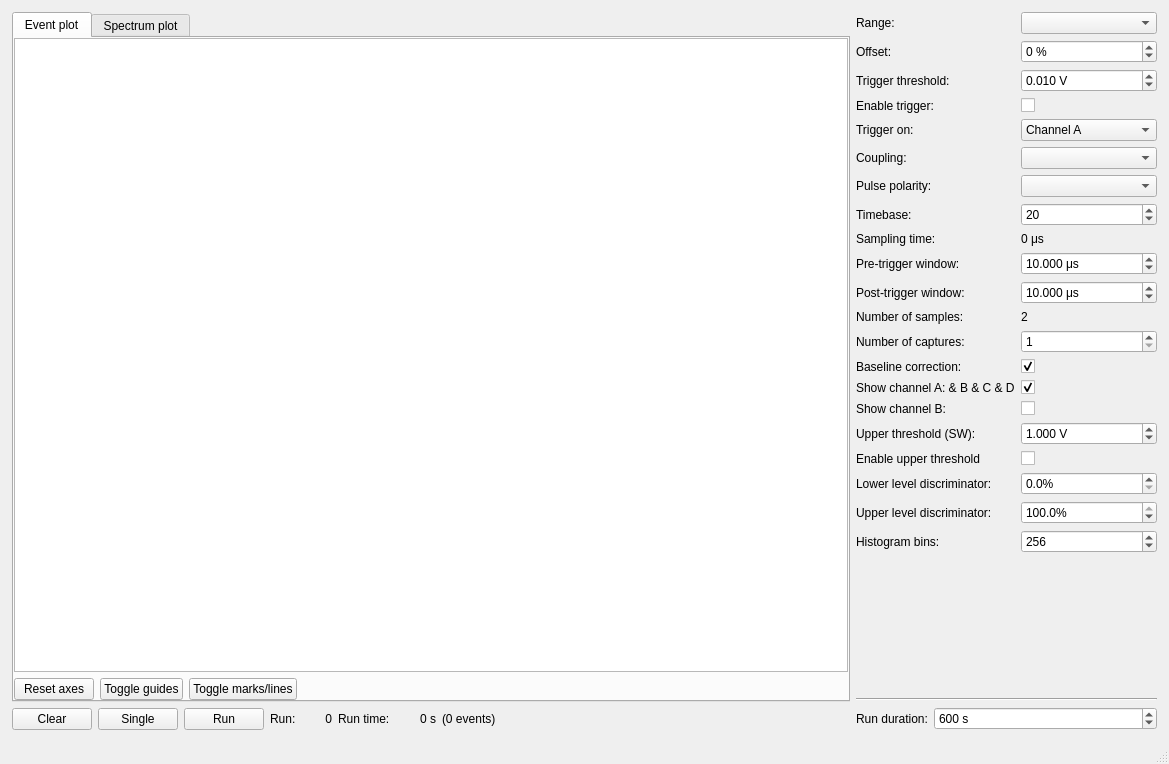
<?xml version="1.0" encoding="UTF-8"?>
<ui version="4.0">
 <class>MainWindow</class>
 <widget class="QMainWindow" name="MainWindow">
  <property name="geometry">
   <rect>
    <x>0</x>
    <y>0</y>
    <width>1169</width>
    <height>764</height>
   </rect>
  </property>
  <property name="windowTitle">
   <string>MainWindow</string>
  </property>
  <widget class="QWidget" name="centralwidget">
   <layout class="QHBoxLayout" name="horizontalLayout_2">
    <property name="leftMargin">
     <number>12</number>
    </property>
    <property name="topMargin">
     <number>12</number>
    </property>
    <property name="rightMargin">
     <number>12</number>
    </property>
    <property name="bottomMargin">
     <number>12</number>
    </property>
    <item>
     <layout class="QVBoxLayout" name="verticalLayout">
      <item>
       <widget class="QTabWidget" name="plot_tabs">
        <property name="currentIndex">
         <number>0</number>
        </property>
        <widget class="QWidget" name="event_tab">
         <attribute name="title">
          <string>Event plot</string>
         </attribute>
         <layout class="QVBoxLayout" name="verticalLayout_2">
          <property name="leftMargin">
           <number>0</number>
          </property>
          <property name="topMargin">
           <number>0</number>
          </property>
          <property name="rightMargin">
           <number>0</number>
          </property>
          <property name="bottomMargin">
           <number>0</number>
          </property>
          <item>
           <widget class="PlotWidget" name="event_plot"/>
          </item>
          <item>
           <layout class="QHBoxLayout" name="horizontalLayout_3">
            <item>
             <widget class="QPushButton" name="reset_event_axes_button">
              <property name="text">
               <string>Reset axes</string>
              </property>
             </widget>
            </item>
            <item>
             <widget class="QPushButton" name="toggle_guides_button1">
              <property name="text">
               <string>Toggle guides</string>
              </property>
             </widget>
            </item>
            <item>
             <widget class="QPushButton" name="toggle_markslines_button1">
              <property name="text">
               <string>Toggle marks/lines</string>
              </property>
             </widget>
            </item>
            <item>
             <spacer name="horizontalSpacer_2">
              <property name="orientation">
               <enum>Qt::Horizontal</enum>
              </property>
              <property name="sizeHint" stdset="0">
               <size>
                <width>40</width>
                <height>20</height>
               </size>
              </property>
             </spacer>
            </item>
           </layout>
          </item>
         </layout>
        </widget>
        <widget class="QWidget" name="spectrum_tab">
         <attribute name="title">
          <string>Spectrum plot</string>
         </attribute>
         <layout class="QVBoxLayout" name="verticalLayout_3">
          <property name="leftMargin">
           <number>0</number>
          </property>
          <property name="topMargin">
           <number>0</number>
          </property>
          <property name="rightMargin">
           <number>0</number>
          </property>
          <property name="bottomMargin">
           <number>0</number>
          </property>
          <item>
           <widget class="PlotWidget" name="spectrum_plot"/>
          </item>
          <item>
           <layout class="QHBoxLayout" name="horizontalLayout_6">
            <item>
             <widget class="QPushButton" name="reset_spectrum_axes_button">
              <property name="text">
               <string>Reset axes</string>
              </property>
             </widget>
            </item>
            <item>
             <widget class="QPushButton" name="toggle_guides_button2">
              <property name="text">
               <string>Toggle guides</string>
              </property>
             </widget>
            </item>
            <item>
             <widget class="QPushButton" name="toggle_markslines_button2">
              <property name="text">
               <string>Toggle marks/lines</string>
              </property>
             </widget>
            </item>
            <item>
             <spacer name="horizontalSpacer_3">
              <property name="orientation">
               <enum>Qt::Horizontal</enum>
              </property>
              <property name="sizeHint" stdset="0">
               <size>
                <width>40</width>
                <height>20</height>
               </size>
              </property>
             </spacer>
            </item>
           </layout>
          </item>
         </layout>
        </widget>
       </widget>
      </item>
      <item>
       <layout class="QHBoxLayout" name="horizontalLayout">
        <item>
         <widget class="QPushButton" name="clear_run_button">
          <property name="text">
           <string>Clear</string>
          </property>
         </widget>
        </item>
        <item>
         <widget class="QPushButton" name="single_button">
          <property name="text">
           <string>Single</string>
          </property>
         </widget>
        </item>
        <item>
         <widget class="QPushButton" name="run_stop_button">
          <property name="text">
           <string>Run</string>
          </property>
         </widget>
        </item>
        <item>
         <widget class="QLabel" name="label_24">
          <property name="text">
           <string>Run:</string>
          </property>
         </widget>
        </item>
        <item>
         <widget class="QLabel" name="run_number_label">
          <property name="minimumSize">
           <size>
            <width>30</width>
            <height>0</height>
           </size>
          </property>
          <property name="text">
           <string>0</string>
          </property>
          <property name="alignment">
           <set>Qt::AlignRight|Qt::AlignTrailing|Qt::AlignVCenter</set>
          </property>
          <property name="margin">
           <number>0</number>
          </property>
         </widget>
        </item>
        <item>
         <widget class="QLabel" name="label_12">
          <property name="text">
           <string>Run time:</string>
          </property>
         </widget>
        </item>
        <item>
         <widget class="QLabel" name="run_time_label">
          <property name="minimumSize">
           <size>
            <width>40</width>
            <height>0</height>
           </size>
          </property>
          <property name="text">
           <string>0 s</string>
          </property>
          <property name="alignment">
           <set>Qt::AlignRight|Qt::AlignTrailing|Qt::AlignVCenter</set>
          </property>
          <property name="margin">
           <number>0</number>
          </property>
         </widget>
        </item>
        <item>
         <widget class="QLabel" name="num_events_label">
          <property name="text">
           <string>(0 events)</string>
          </property>
         </widget>
        </item>
        <item>
         <spacer name="horizontalSpacer">
          <property name="orientation">
           <enum>Qt::Horizontal</enum>
          </property>
          <property name="sizeHint" stdset="0">
           <size>
            <width>40</width>
            <height>20</height>
           </size>
          </property>
         </spacer>
        </item>
       </layout>
      </item>
     </layout>
    </item>
    <item>
     <layout class="QVBoxLayout" name="verticalLayout_4" stretch="1,0,0,0">
      <item>
       <layout class="QFormLayout" name="formLayout">
        <property name="leftMargin">
         <number>0</number>
        </property>
        <property name="rightMargin">
         <number>0</number>
        </property>
        <item row="0" column="0">
         <widget class="QLabel" name="label">
          <property name="text">
           <string>Range:</string>
          </property>
         </widget>
        </item>
        <item row="0" column="1">
         <widget class="QComboBox" name="range_box"/>
        </item>
        <item row="1" column="0">
         <widget class="QLabel" name="label_2">
          <property name="text">
           <string>Offset:</string>
          </property>
         </widget>
        </item>
        <item row="1" column="1">
         <widget class="QDoubleSpinBox" name="offset_box">
          <property name="suffix">
           <string> %</string>
          </property>
          <property name="decimals">
           <number>0</number>
          </property>
          <property name="minimum">
           <double>-100.000000000000000</double>
          </property>
          <property name="maximum">
           <double>100.000000000000000</double>
          </property>
          <property name="value">
           <double>0.000000000000000</double>
          </property>
         </widget>
        </item>
        <item row="2" column="0">
         <widget class="QLabel" name="label_3">
          <property name="text">
           <string>Trigger threshold:</string>
          </property>
         </widget>
        </item>
        <item row="2" column="1">
         <widget class="QDoubleSpinBox" name="threshold_box">
          <property name="suffix">
           <string> V</string>
          </property>
          <property name="decimals">
           <number>3</number>
          </property>
          <property name="minimum">
           <double>-40.000000000000000</double>
          </property>
          <property name="maximum">
           <double>40.000000000000000</double>
          </property>
          <property name="singleStep">
           <double>0.010000000000000</double>
          </property>
          <property name="value">
           <double>0.010000000000000</double>
          </property>
         </widget>
        </item>
        <item row="3" column="0">
         <widget class="QLabel" name="label_4">
          <property name="text">
           <string>Enable trigger:</string>
          </property>
         </widget>
        </item>
        <item row="3" column="1">
         <widget class="QCheckBox" name="trigger_box">
          <property name="text">
           <string/>
          </property>
         </widget>
        </item>
        <item row="6" column="0">
         <widget class="QLabel" name="label_16">
          <property name="text">
           <string>Trigger on:</string>
          </property>
         </widget>
        </item>
        <item row="6" column="1">
         <widget class="QComboBox" name="trigger_channel_box">
          <property name="editable">
           <bool>false</bool>
          </property>
          <item>
           <property name="text">
            <string>Channel A</string>
           </property>
          </item>
          <item>
           <property name="text">
            <string>A OR B OR C OR D</string>
           </property>
          </item>
          <item>
           <property name="text">
            <string>Channel B</string>
           </property>
          </item>
          <item>
           <property name="text">
            <string>A OR B</string>
           </property>
          </item>
         </widget>
        </item>
        <item row="7" column="0">
         <widget class="QLabel" name="label_14">
          <property name="text">
           <string>Coupling:</string>
          </property>
         </widget>
        </item>
        <item row="7" column="1">
         <widget class="QComboBox" name="coupling_box"/>
        </item>
        <item row="8" column="0">
         <widget class="QLabel" name="label_15">
          <property name="text">
           <string>Pulse polarity:</string>
          </property>
         </widget>
        </item>
        <item row="8" column="1">
         <widget class="QComboBox" name="polarity_box"/>
        </item>
        <item row="9" column="0">
         <widget class="QLabel" name="label_7">
          <property name="text">
           <string>Timebase:</string>
          </property>
         </widget>
        </item>
        <item row="9" column="1">
         <widget class="QSpinBox" name="timebase_box">
          <property name="minimum">
           <number>2</number>
          </property>
          <property name="maximum">
           <number>65535</number>
          </property>
          <property name="value">
           <number>20</number>
          </property>
         </widget>
        </item>
        <item row="10" column="0">
         <widget class="QLabel" name="label_8">
          <property name="text">
           <string>Sampling time:</string>
          </property>
         </widget>
        </item>
        <item row="10" column="1">
         <widget class="QLabel" name="sampling_time_label">
          <property name="text">
           <string>0 μs</string>
          </property>
         </widget>
        </item>
        <item row="11" column="0">
         <widget class="QLabel" name="label_5">
          <property name="text">
           <string>Pre-trigger window:</string>
          </property>
         </widget>
        </item>
        <item row="11" column="1">
         <widget class="QDoubleSpinBox" name="pre_trigger_box">
          <property name="suffix">
           <string> μs</string>
          </property>
          <property name="decimals">
           <number>3</number>
          </property>
          <property name="maximum">
           <double>100000.000000000000000</double>
          </property>
          <property name="value">
           <double>10.000000000000000</double>
          </property>
         </widget>
        </item>
        <item row="12" column="0">
         <widget class="QLabel" name="label_6">
          <property name="text">
           <string>Post-trigger window:</string>
          </property>
         </widget>
        </item>
        <item row="12" column="1">
         <widget class="QDoubleSpinBox" name="post_trigger_box">
          <property name="suffix">
           <string> μs</string>
          </property>
          <property name="decimals">
           <number>3</number>
          </property>
          <property name="maximum">
           <double>1000000.000000000000000</double>
          </property>
          <property name="value">
           <double>10.000000000000000</double>
          </property>
         </widget>
        </item>
        <item row="13" column="0">
         <widget class="QLabel" name="label_9">
          <property name="text">
           <string>Number of samples:</string>
          </property>
         </widget>
        </item>
        <item row="13" column="1">
         <widget class="QLabel" name="num_samples_label">
          <property name="text">
           <string>2</string>
          </property>
         </widget>
        </item>
        <item row="14" column="0">
         <widget class="QLabel" name="label_13">
          <property name="text">
           <string>Number of captures:</string>
          </property>
         </widget>
        </item>
        <item row="14" column="1">
         <widget class="QSpinBox" name="num_captures_box">
          <property name="minimum">
           <number>1</number>
          </property>
          <property name="maximum">
           <number>10000</number>
          </property>
         </widget>
        </item>
        <item row="15" column="0">
         <widget class="QLabel" name="label_16">
          <property name="text">
           <string>Baseline correction:</string>
          </property>
         </widget>
        </item>
        <item row="15" column="1">
         <widget class="QCheckBox" name="baseline_correction_box">
          <property name="text">
           <string/>
          </property>
          <property name="checked">
           <bool>true</bool>
          </property>
         </widget>
        </item>
        <item row="16" column="0">
         <widget class="QLabel" name="label_18">
          <property name="text">
           <string>Show channel A: &amp; B &amp; C &amp; D</string>
          </property>
         </widget>
        </item>
        <item row="16" column="1">
         <widget class="QCheckBox" name="ch_A_enabled_box">
          <property name="text">
           <string/>
          </property>
          <property name="checked">
           <bool>true</bool>
          </property>
         </widget>
        </item>
        <item row="17" column="0">
         <widget class="QLabel" name="label_19">
          <property name="text">
           <string>Show channel B:</string>
          </property>
         </widget>
        </item>
        <item row="17" column="1">
         <widget class="QCheckBox" name="ch_B_enabled_box">
          <property name="text">
           <string/>
          </property>
         </widget>
        </item>
        <item row="20" column="0">
         <widget class="QLabel" name="label_20">
          <property name="text">
           <string>Lower level discriminator:</string>
          </property>
         </widget>
        </item>
        <item row="20" column="1">
         <widget class="QDoubleSpinBox" name="lld_box">
          <property name="suffix">
           <string>%</string>
          </property>
          <property name="decimals">
           <number>1</number>
          </property>
         </widget>
        </item>
        <item row="21" column="0">
         <widget class="QLabel" name="label_21">
          <property name="text">
           <string>Upper level discriminator:</string>
          </property>
         </widget>
        </item>
        <item row="21" column="1">
         <widget class="QDoubleSpinBox" name="uld_box">
          <property name="suffix">
           <string>%</string>
          </property>
          <property name="decimals">
           <number>1</number>
          </property>
          <property name="value">
           <double>100.000000000000000</double>
          </property>
         </widget>
        </item>
        <item row="22" column="0">
         <widget class="QLabel" name="label_22">
          <property name="text">
           <string>Histogram bins:</string>
          </property>
         </widget>
        </item>
        <item row="22" column="1">
         <widget class="QSpinBox" name="num_bins_box">
          <property name="maximum">
           <number>4095</number>
          </property>
          <property name="value">
           <number>256</number>
          </property>
         </widget>
        </item>
        <item row="19" column="1">
         <widget class="QCheckBox" name="upper_trigger_box">
          <property name="text">
           <string/>
          </property>
         </widget>
        </item>
        <item row="19" column="0">
         <widget class="QLabel" name="label_23">
          <property name="text">
           <string>Enable upper threshold</string>
          </property>
         </widget>
        </item>
        <item row="18" column="1">
         <widget class="QDoubleSpinBox" name="upper_threshold_box">
          <property name="suffix">
           <string> V</string>
          </property>
          <property name="decimals">
           <number>3</number>
          </property>
          <property name="minimum">
           <double>-40.000000000000000</double>
          </property>
          <property name="maximum">
           <double>40.000000000000000</double>
          </property>
          <property name="singleStep">
           <double>0.010000000000000</double>
          </property>
          <property name="value">
           <double>1.000000000000000</double>
          </property>
         </widget>
        </item>
        <item row="18" column="0">
         <widget class="QLabel" name="label_10">
          <property name="text">
           <string>Upper threshold (SW):</string>
          </property>
         </widget>
        </item>
       </layout>
      </item>
      <item>
       <widget class="Line" name="line_2">
        <property name="orientation">
         <enum>Qt::Horizontal</enum>
        </property>
       </widget>
      </item>
      <item>
       <layout class="QFormLayout" name="formLayout_6">
        <item row="0" column="0">
         <widget class="QLabel" name="label_11">
          <property name="text">
           <string>Run duration:</string>
          </property>
         </widget>
        </item>
        <item row="0" column="1">
         <widget class="QSpinBox" name="run_duration_box">
          <property name="suffix">
           <string> s</string>
          </property>
          <property name="minimum">
           <number>1</number>
          </property>
          <property name="maximum">
           <number>1000000</number>
          </property>
          <property name="value">
           <number>600</number>
          </property>
         </widget>
        </item>
       </layout>
      </item>
      <item>
       <layout class="QFormLayout" name="formLayout_2"/>
      </item>
     </layout>
    </item>
   </layout>
  </widget>
  <widget class="QMenuBar" name="menubar">
   <property name="geometry">
    <rect>
     <x>0</x>
     <y>0</y>
     <width>1169</width>
     <height>22</height>
    </rect>
   </property>
  </widget>
  <widget class="QStatusBar" name="statusbar"/>
 </widget>
 <customwidgets>
  <customwidget>
   <class>PlotWidget</class>
   <extends>QGraphicsView</extends>
   <header>pyqtgraph</header>
  </customwidget>
 </customwidgets>
 <resources/>
 <connections/>
</ui>
